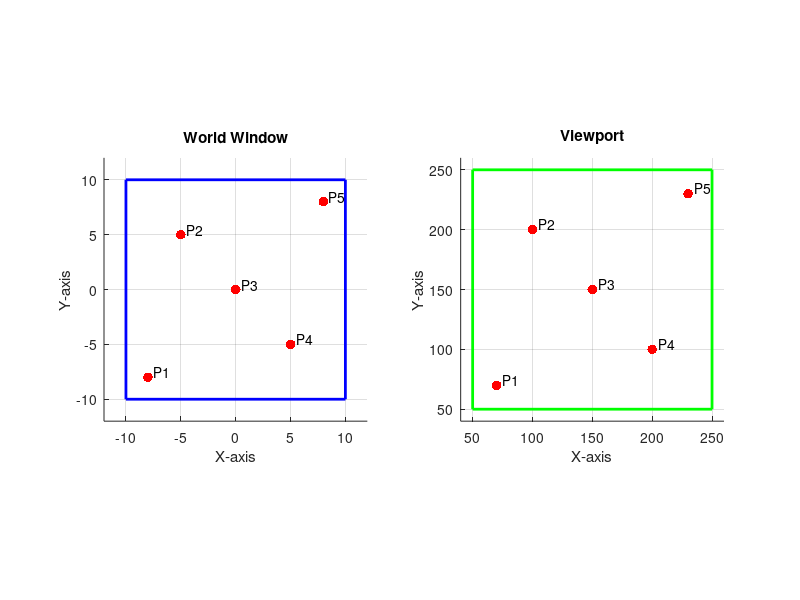

The MATLAB script that drew this image:
clc; clear; close all;

WINDOW_XMIN = -10; WINDOW_YMIN = -10; WINDOW_XMAX = 10; WINDOW_YMAX = 10;
VIEWPORT_XMIN = 50; VIEWPORT_YMIN = 50; VIEWPORT_XMAX = 250; VIEWPORT_YMAX = 250;

POINTS = [-8, -8; -5, 5; 0, 0; 5, -5; 8, 8];

SX = (VIEWPORT_XMAX - VIEWPORT_XMIN) / (WINDOW_XMAX - WINDOW_XMIN);
SY = (VIEWPORT_YMAX - VIEWPORT_YMIN) / (WINDOW_YMAX - WINDOW_YMIN);

MAPPED_POINTS = zeros(size(POINTS));
MAPPED_POINTS(:, 1) = VIEWPORT_XMIN + (POINTS(:, 1) - WINDOW_XMIN) * SX;
MAPPED_POINTS(:, 2) = VIEWPORT_YMIN + (POINTS(:, 2) - WINDOW_YMIN) * SY;

figure('Position', [100, 100, 1000, 400]);

subplot(1, 2, 1);
hold on; grid on; axis equal;
title('World Window');
xlabel('X-axis'); ylabel('Y-axis');
plot([WINDOW_XMIN, WINDOW_XMAX, WINDOW_XMAX, WINDOW_XMIN, WINDOW_XMIN], ...
     [WINDOW_YMIN, WINDOW_YMIN, WINDOW_YMAX, WINDOW_YMAX, WINDOW_YMIN], 'b-', 'LineWidth', 2);
scatter(POINTS(:, 1), POINTS(:, 2), 50, 'r', 'filled');
for I = 1:size(POINTS, 1)
    text(POINTS(I, 1)+0.5, POINTS(I, 2)+0.5, ['P', num2str(I)]);
end
xlim([-12, 12]); ylim([-12, 12]);

subplot(1, 2, 2);
hold on; grid on; axis equal;
title('Viewport');
xlabel('X-axis'); ylabel('Y-axis');
plot([VIEWPORT_XMIN, VIEWPORT_XMAX, VIEWPORT_XMAX, VIEWPORT_XMIN, VIEWPORT_XMIN], ...
     [VIEWPORT_YMIN, VIEWPORT_YMIN, VIEWPORT_YMAX, VIEWPORT_YMAX, VIEWPORT_YMIN], 'g-', 'LineWidth', 2);
scatter(MAPPED_POINTS(:, 1), MAPPED_POINTS(:, 2), 50, 'r', 'filled');
for I = 1:size(MAPPED_POINTS, 1)
    text(MAPPED_POINTS(I, 1)+5, MAPPED_POINTS(I, 2)+5, ['P', num2str(I)]);
end
xlim([40, 260]); ylim([40, 260]);

fprintf('Original Points (Window Coordinates):\n');
for I = 1:size(POINTS, 1)
    fprintf('P%d: (%.1f, %.1f)\n', I, POINTS(I, 1), POINTS(I, 2));
end
fprintf('\nMapped Points (Viewport Coordinates):\n');
for I = 1:size(MAPPED_POINTS, 1)
    fprintf('P%d: (%.1f, %.1f)\n', I, MAPPED_POINTS(I, 1), MAPPED_POINTS(I, 2));
end
